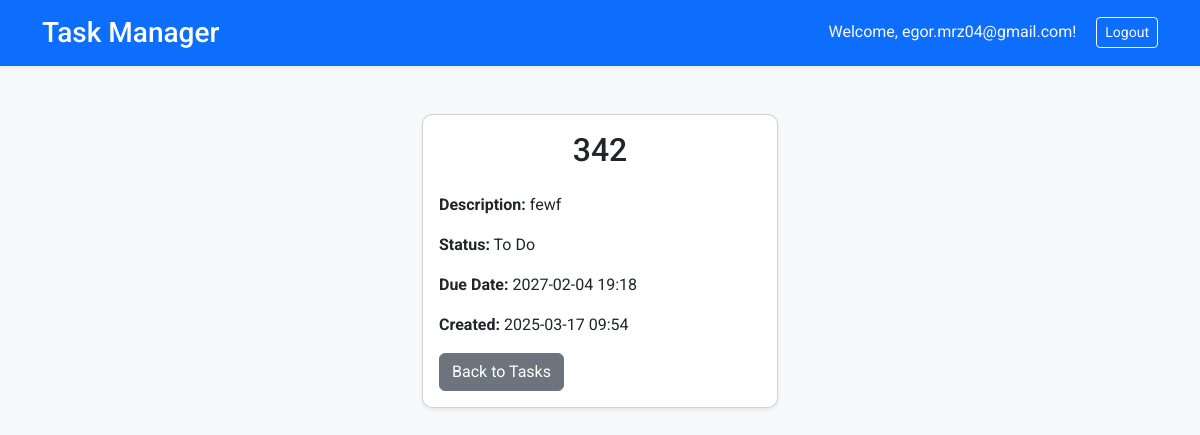
/task/342/ (signed in), run on the app's committed database.
### app/models.py (models this page shows, shortened)
class Task(models.Model):
    title = models.CharField(max_length=200)
    description = models.TextField(blank=True)
    status = models.CharField(
        max_length=20,
        choices=[
            ('TODO', 'To Do'),
            ('IN_PROGRESS', 'In Progress'),
            ('DONE', 'Done')
        ],
        default='TODO'
    )
    due_date = models.DateTimeField(null=True, blank=True)
    created_at = models.DateTimeField(auto_now_add=True)
    created_by = models.ForeignKey(User, on_delete=models.CASCADE, related_name='tasks')
    slug = models.SlugField(max_length=200, unique=True, blank=True)

### app/views.py (the view)
# urls.py: path('task/<slug:task_slug>/', views.TaskDetailView.as_view(), name='task_detail'),
class TaskDetailView(LoginRequiredMixin, DetailView):
    model = Task
    slug_field = 'slug'
    slug_url_kwarg = 'task_slug'
    template_name = 'task_detail.html'
    def get_queryset(self):
        return Task.objects.filter(created_by=self.request.user)

### app/templates/task_detail.html
{% extends 'base.html' %}
{% block content %}
    <div class="row justify-content-center">
        <div class="col-md-6 col-lg-4">
            <div class="card shadow-sm fade-in">
                <div class="card-body">
                    <h2 class="card-title text-center mb-4">{{ task.title }}</h2>
                    <p><strong>Description:</strong> {{ task.description|default:"No description" }}</p>
                    <p><strong>Status:</strong> {{ task.get_status_display }}</p>
                    <p><strong>Due Date:</strong> {% if task.due_date %}{{ task.due_date|date:"Y-m-d H:i" }}{% else %}No due date{% endif %}</p>
                    <p><strong>Created:</strong> {{ task.created_at|date:"Y-m-d H:i" }}</p>
                    <a href="{% url 'app:tasks' %}" class="btn btn-secondary">Back to Tasks</a>
                </div>
            </div>
        </div>
    </div>
{% endblock %}

### app/templates/base.html (shortened to what this page needs)
{% load static %}
<!DOCTYPE html>
<html lang="en">
<head>
    <link href="https://cdn.jsdelivr.net/npm/bootstrap@5.3.3/dist/css/bootstrap.min.css" rel="stylesheet">
    <link rel="stylesheet" href="{% static 'css/styles.css' %}">
</head>
<body>
    <header class="bg-primary text-white py-3 shadow-sm">
        <div class="container d-flex justify-content-between align-items-center">
            <h1 class="h3 mb-0">Task Manager</h1>
            <nav>
                {% if user.is_authenticated %}
                    <span class="text-light me-3">Welcome, {{ user.email }}!</span>
                    <form method="post" action="{% url 'app:logout' %}" class="d-inline">
                        <button type="submit" class="btn btn-outline-light btn-sm">Logout</button>
                    </form>
                {% else %}
                    <a href="{% url 'app:login' %}" class="btn btn-outline-light btn-sm me-2">Login</a>
                    <a href="{% url 'app:register' %}" class="btn btn-light btn-sm">Register</a>
                {% endif %}
            </nav>
        </div>
    </header>
    <main class="container my-5">
        {% block content %}
        {% endblock %}
    </main>
</body>
</html>

### app/static/css/styles.css (style rules this page uses)
body { font-family: 'Roboto', sans-serif; background-color: #f8f9fa; }
header { background-color: #3498db; }
.fade-in { transition: opacity 0.5s ease; opacity: 0; }
.fade-in.visible { opacity: 1; }
.card { border-radius: 10px; }

### data on the page
Task: title "342", description "fewf", status "To Do", due_date "2027-02-04 19:18", created_at "2025-03-17 09:54"

### other printed values
{{ user.email }} "egor.mrz04@gmail.com"
